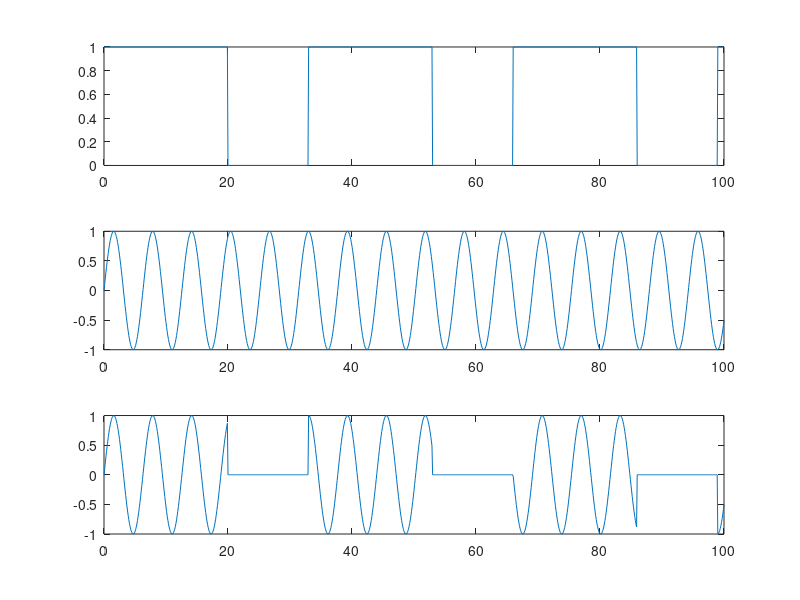

Reproduce this figure in MATLAB.
t = 0:0.1:100;
subplot(3,1,1);
plot(t,rectpuls(mod(t,33)/40));
subplot(3,1,2);
plot(t,sin(t));
subplot(3,1,3);
plot(t,(rectpuls(mod(t,33)/40).*sin(t)));

